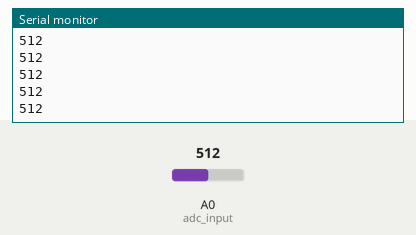
Simulated run of this sketch. Board: Arduino Uno, built with avr-gcc and run on an emulated ATmega328P. Shown: the last lines printed to the serial monitor. The inputs (shaded band) are chosen by the test bench; at power-on: A0 (adc_input) = 512.

Above: at 1.2 s.
1.3 s: A0 (adc_input) set to 716
At 1.31 s:
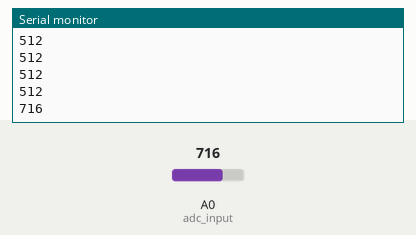
2.8 s: A0 (adc_input) set to 900
At 2.81 s:
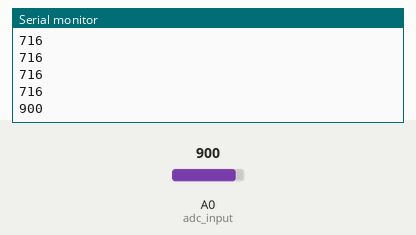
Timing chart, 0 to 5.8 s (numbered marks = the images above; inputs shaded):
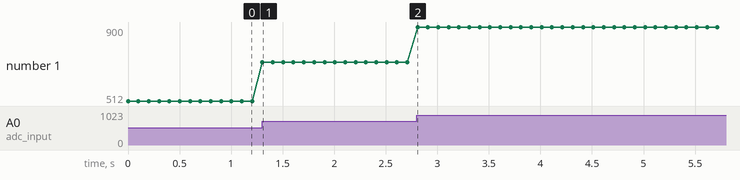

The sketch:

analog_test.ino
```cpp
/*
  test_EEG_serial.ino
  Modified by ChatGPT

  This code:
   - Reads analog values from an EEG sensor connected to A0
   - Sends raw analog values to the Serial Monitor
*/

#define adc_input A0

void setup()
{
  Serial.begin(115200);
  pinMode(adc_input, INPUT);
}

void loop()
{
  int value = analogRead(adc_input);
  Serial.println(value);
  delay(100);  // Send data at 10 Hz
}
```

Measured:
- after the input at 1.3 s, the serial monitor: prints a new line at once (image 1)
- after the input at 2.8 s, the serial monitor: prints a new line at once (image 2)
- plotted number 1: 512 → 716 after the input at 1.3 s, 716 → 900 after the input at 2.8 s
